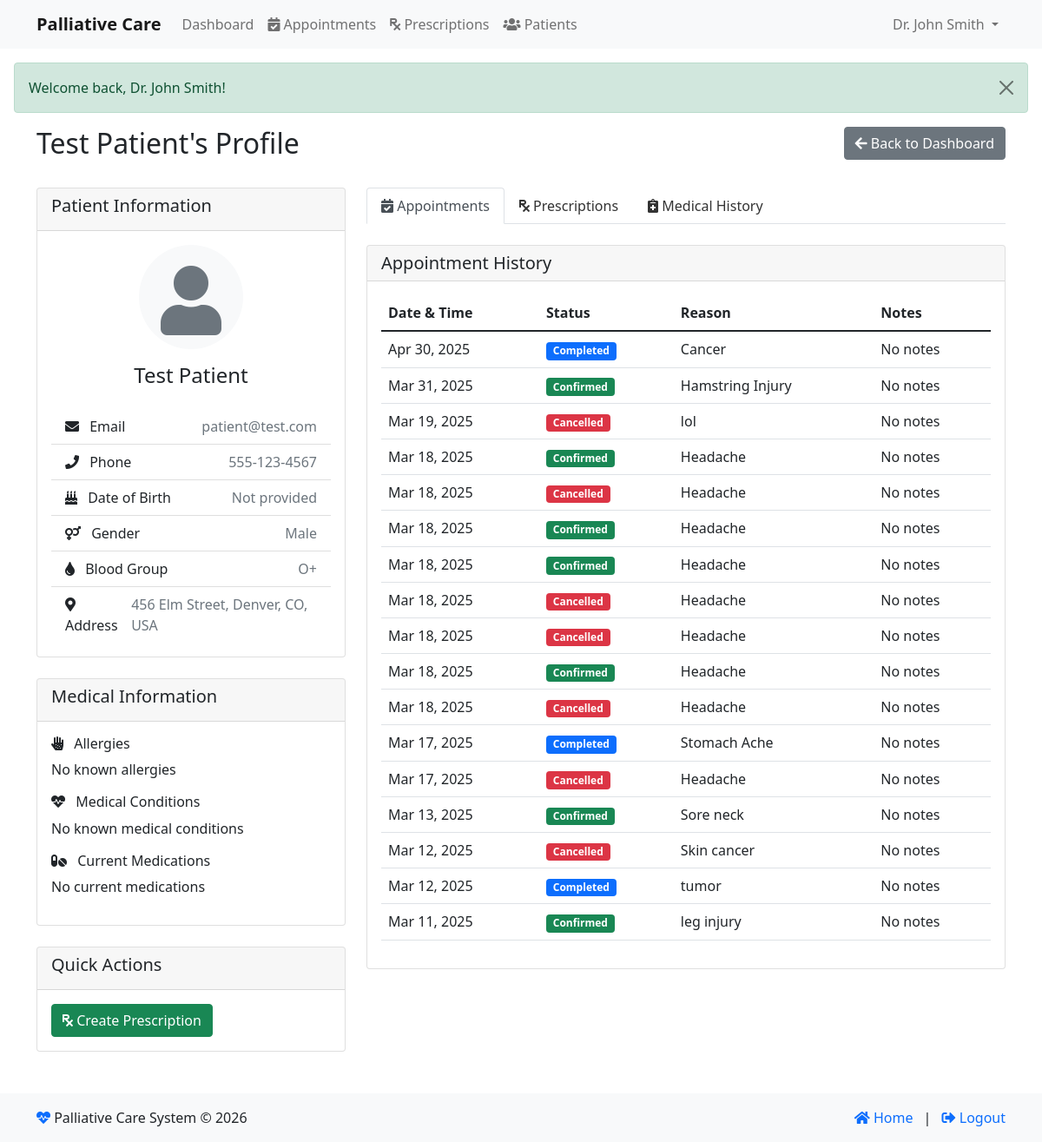
/index.php?module=doctor&action=view_patient&id=1 (signed in), run on the app's committed database.
### tables this page shows
CREATE TABLE IF NOT EXISTS `patients` (
  `id` int NOT NULL AUTO_INCREMENT,
  `user_id` int NOT NULL,
  `name` varchar(255) NOT NULL,
  `email` varchar(255) NOT NULL,
  `phone` varchar(20) DEFAULT NULL,
  `dob` date DEFAULT NULL,
  `gender` enum('male','female','other') DEFAULT NULL,
  `blood_group` varchar(5) DEFAULT NULL,
  `emergency_contact` varchar(255) DEFAULT NULL,
  `address` text,
  `medical_history` text,
  `created_at` timestamp NULL DEFAULT CURRENT_TIMESTAMP,
  `updated_at` timestamp NULL DEFAULT CURRENT_TIMESTAMP ON UPDATE CURRENT_TIMESTAMP,
  `profile_image` varchar(255) DEFAULT NULL,
  PRIMARY KEY (`id`),
  UNIQUE KEY `user_id` (`user_id`),
  UNIQUE KEY `email` (`email`)
);

CREATE TABLE IF NOT EXISTS `users` (
  `id` int NOT NULL AUTO_INCREMENT,
  `email` varchar(255) NOT NULL,
  `password_hash` varchar(255) NOT NULL,
  `name` varchar(255) NOT NULL,
  `user_type` enum('patient','doctor','service','admin') NOT NULL,
  `status` enum('active','inactive','suspended') DEFAULT 'active',
  `created_at` timestamp NULL DEFAULT CURRENT_TIMESTAMP,
  `updated_at` timestamp NULL DEFAULT CURRENT_TIMESTAMP ON UPDATE CURRENT_TIMESTAMP,
  PRIMARY KEY (`id`),
  UNIQUE KEY `email` (`email`)
);

CREATE TABLE IF NOT EXISTS `appointments` (
  `id` int NOT NULL AUTO_INCREMENT,
  `patient_id` int NOT NULL,
  `doctor_id` int NOT NULL,
  `appointment_date` datetime NOT NULL,
  `reason` text,
  `status` enum('pending','confirmed','cancelled','completed') DEFAULT 'pending',
  `notes` text,
  `created_at` timestamp NULL DEFAULT CURRENT_TIMESTAMP,
  `updated_at` timestamp NULL DEFAULT CURRENT_TIMESTAMP ON UPDATE CURRENT_TIMESTAMP,
  `payment_status` enum('pending','paid','failed','refunded') DEFAULT 'pending',
  `reminder_sent` tinyint(1) DEFAULT '0',
  `reminder_sent_at` datetime DEFAULT NULL,
  PRIMARY KEY (`id`),
  KEY `patient_id` (`patient_id`),
  KEY `doctor_id` (`doctor_id`),
  KEY `idx_appointment_date` (`appointment_date`)
);

### modules/doctor/views/view_patient.php (the view, shortened to what the rows shown need)
<!DOCTYPE html>
<html lang="en">
<head>
    <link href="https://cdn.jsdelivr.net/npm/bootstrap@5.1.3/dist/css/bootstrap.min.css" rel="stylesheet">
    <link href="https://cdnjs.cloudflare.com/ajax/libs/font-awesome/5.15.4/css/all.min.css" rel="stylesheet">
</head>
<body>
    <nav class="navbar navbar-expand-lg navbar-light bg-light">
        <div class="container">
            <a class="navbar-brand" href="index.php">Palliative Care</a>
            <div class="collapse navbar-collapse" id="navbarNav">
                <?php if (isset($_SESSION['user_id'])): ?>
                    <ul class="navbar-nav me-auto">
                        <li class="nav-item">
                            <a class="nav-link" href="index.php?module=<?php echo $_SESSION['user_type']; ?>&action=dashboard">
                                Dashboard
                            </a>
                        </li>
                        <?php if ($_SESSION['user_type'] === 'doctor'): ?>
                            <li class="nav-item">
                                <a class="nav-link" href="index.php?module=doctor&action=appointments">
                                    <i class="fas fa-calendar-check"></i> Appointments
                                </a>
                            </li>
                            <li class="nav-item">
                                <a class="nav-link" href="index.php?module=doctor&action=prescriptions">
                                    <i class="fas fa-prescription"></i> Prescriptions
                                </a>
                            </li>
                            <li class="nav-item">
                                <a class="nav-link" href="index.php?module=doctor&action=patients">
                                    <i class="fas fa-users"></i> Patients
                                </a>
                            </li>
                        <?php endif; ?>
                    </ul>
                    <ul class="navbar-nav">
                        <li class="nav-item dropdown">
                            <a class="nav-link dropdown-toggle" href="#" id="navbarDropdown" role="button" data-bs-toggle="dropdown" aria-expanded="false">
                                <?php echo htmlspecialchars($_SESSION['name']); ?>
                            </a>
                        </li>
                    </ul>
                <?php endif; ?>
            </div>
        </div>
    </nav>
    <?php if (isset($_SESSION['success'])): ?>
        <div class="alert alert-success alert-dismissible fade show m-3">
            <?php
            echo htmlspecialchars($_SESSION['success']);
            ?>
            <button type="button" class="btn-close" data-bs-dismiss="alert"></button>
        </div>
    <?php endif; ?>
<div class="container">
    <div class="row mb-4">
        <div class="col-md-8">
            <h2><?php echo htmlspecialchars($patient['name']); ?>'s Profile</h2>
        </div>
        <div class="col-md-4 text-end">
                <a href="index.php?module=doctor&action=dashboard" class="btn btn-secondary">
                    <i class="fas fa-arrow-left"></i> Back to Dashboard
                </a>
        </div>
    </div>
    <div class="row">
        <div class="col-md-4">
            <div class="card mb-4">
                <div class="card-header">
                    <h5>Patient Information</h5>
                </div>
                <div class="card-body">
                    <div class="text-center mb-4">
                        <div class="text-center p-3 bg-light rounded-circle mx-auto" style="width: 120px; height: 120px;">
                            <i class="fas fa-user fa-5x text-secondary mt-2"></i>
                        </div>
                        <h4 class="mt-3"><?php echo htmlspecialchars($patient['name']); ?></h4>
                    </div>
                    <ul class="list-group list-group-flush">
                        <li class="list-group-item d-flex justify-content-between align-items-center">
                            <span><i class="fas fa-envelope me-2"></i> Email</span>
                            <span class="text-muted"><?php echo htmlspecialchars($patient['email']); ?></span>
                        </li>
                        <li class="list-group-item d-flex justify-content-between align-items-center">
                            <span><i class="fas fa-phone me-2"></i> Phone</span>
                            <span class="text-muted"><?php echo htmlspecialchars($patient['phone'] ?? 'Not provided'); ?></span>
                        </li>
                        <li class="list-group-item d-flex justify-content-between align-items-center">
                            <span><i class="fas fa-birthday-cake me-2"></i> Date of Birth</span>
                            <span class="text-muted">
                                <?php
                                if (!empty($patient['date_of_birth'])) {
                                    echo date('M d, Y', strtotime($patient['date_of_birth']));
                                    $dob = new DateTime($patient['date_of_birth']);
                                    $now = new DateTime();
                                    $age = $now->diff($dob)->y;
                                    echo ' (' . $age . ' years)';
                                } else {
                                    echo 'Not provided';
                                }
                                ?>
                            </span>
                        </li>
                        <li class="list-group-item d-flex justify-content-between align-items-center">
                            <span><i class="fas fa-venus-mars me-2"></i> Gender</span>
                            <span class="text-muted"><?php echo htmlspecialchars(ucfirst($patient['gender'] ?? 'Not specified')); ?></span>
                        </li>
                        <li class="list-group-item d-flex justify-content-between align-items-center">
                            <span><i class="fas fa-tint me-2"></i> Blood Group</span>
                            <span class="text-muted"><?php echo htmlspecialchars($patient['blood_group'] ?? 'Not specified'); ?></span>
                        </li>
                        <li class="list-group-item d-flex justify-content-between align-items-center">
                            <span><i class="fas fa-map-marker-alt me-2"></i> Address</span>
                            <span class="text-muted"><?php echo htmlspecialchars($patient['address'] ?? 'Not provided'); ?></span>
                        </li>
                    </ul>
                </div>
            </div>
            <div class="card mb-4">
                <div class="card-header">
                    <h5>Medical Information</h5>
                </div>
                <div class="card-body">
                    <div class="mb-3">
                        <h6><i class="fas fa-allergies me-2"></i> Allergies</h6>
                        <p><?php echo !empty($patient['allergies']) ? htmlspecialchars($patient['allergies']) : 'No known allergies'; ?></p>
                    </div>
                    <div class="mb-3">
                        <h6><i class="fas fa-heartbeat me-2"></i> Medical Conditions</h6>
                        <p><?php echo !empty($patient['medical_conditions']) ? htmlspecialchars($patient['medical_conditions']) : 'No known medical conditions'; ?></p>
                    </div>
                    <div>
                        <h6><i class="fas fa-pills me-2"></i> Current Medications</h6>
                        <p><?php echo !empty($patient['current_medications']) ? htmlspecialchars($patient['current_medications']) : 'No current medications'; ?></p>
                        </div>
                </div>
            </div>
            <div class="card">
                <div class="card-header">
                    <h5>Quick Actions</h5>
                </div>
                <div class="card-body">
                        <a href="index.php?module=doctor&action=create_prescription&patient_id=<?php echo $patient['id']; ?>" class="btn btn-success">
                            <i class="fas fa-prescription"></i> Create Prescription
                        </a>
                </div>
            </div>
        </div>
        <div class="col-md-8">
            <ul class="nav nav-tabs mb-4" id="patientTabs" role="tablist">
                <li class="nav-item" role="presentation">
                    <button class="nav-link active" id="appointments-tab" data-bs-toggle="tab" data-bs-target="#appointments" type="button" role="tab" aria-controls="appointments" aria-selected="true">
                        <i class="fas fa-calendar-check"></i> Appointments
                    </button>
                </li>
                <li class="nav-item" role="presentation">
                    <button class="nav-link" id="prescriptions-tab" data-bs-toggle="tab" data-bs-target="#prescriptions" type="button" role="tab" aria-controls="prescriptions" aria-selected="false">
                        <i class="fas fa-prescription"></i> Prescriptions
                    </button>
                </li>
                <li class="nav-item" role="presentation">
                    <button class="nav-link" id="medical-history-tab" data-bs-toggle="tab" data-bs-target="#medical-history" type="button" role="tab" aria-controls="medical-history" aria-selected="false">
                        <i class="fas fa-notes-medical"></i> Medical History
                    </button>
                </li>
            </ul>
            <div class="tab-content" id="patientTabsContent">
                <div class="tab-pane fade show active" id="appointments" role="tabpanel" aria-labelledby="appointments-tab">
                    <div class="card">
                <div class="card-header d-flex justify-content-between align-items-center">
                            <h5 class="mb-0">Appointment History</h5>
                </div>
                <div class="card-body">
                    <?php if (empty($appointments)): ?>
                                <div class="alert alert-info">No appointment history found for this patient.</div>
                    <?php else: ?>
                        <div class="table-responsive">
                            <table class="table table-hover">
                                <thead>
                                    <tr>
                                        <th>Date & Time</th>
                                        <th>Status</th>
                                        <th>Reason</th>
                                                <th>Notes</th>
                                    </tr>
                                </thead>
                                <tbody>
                                    <?php foreach ($appointments as $appointment): ?>
                                        <tr>
                                            <td>
                                                <?php echo date('M d, Y', strtotime($appointment['appointment_date'])); ?><br>
                                            </td>
                                            <td>
                                                        <?php if ($appointment['status'] == 'scheduled'): ?>
                                                    <span class="badge bg-warning">Pending</span>
                                                <?php elseif ($appointment['status'] == 'confirmed'): ?>
                                                    <span class="badge bg-success">Confirmed</span>
                                                <?php elseif ($appointment['status'] == 'completed'): ?>
                                                    <span class="badge bg-primary">Completed</span>
                                                <?php elseif ($appointment['status'] == 'cancelled'): ?>
                                                    <span class="badge bg-danger">Cancelled</span>
                                                <?php endif; ?>
                                            </td>
                                                    <td><?php echo htmlspecialchars($appointment['reason'] ?? 'Not specified'); ?></td>
                                                    <td><?php echo htmlspecialchars($appointment['notes'] ?? 'No notes'); ?></td>
                                        </tr>
                                    <?php endforeach; ?>
                                </tbody>
                            </table>
                        </div>
                    <?php endif; ?>
                </div>
            </div>
                </div>
            </div>
        </div>
    </div>
</div>
<footer class="footer bg-light mt-5 py-3">
    <div class="container">
        <div class="row">
            <div class="col-md-6">
                <p class="mb-0">
                    <i class="fas fa-heartbeat text-primary"></i> Palliative Care System &copy; <?php echo date('Y'); ?>
                </p>
            </div>
            <div class="col-md-6 text-md-end">
                <p class="mb-0">
                    <a href="index.php" class="text-decoration-none">
                        <i class="fas fa-home"></i> Home
                    </a>
                    <?php if (isset($_SESSION['user_id'])): ?>
                    <span class="mx-2">|</span>
                    <a href="logout.php" class="text-decoration-none">
                        <i class="fas fa-sign-out-alt"></i> Logout
                    </a>
                    <?php endif; ?>
                </p>
            </div>
        </div>
    </div>
</footer>
</body>
</html>

### data on the page
patients: name "Test Patient", user.email "patient@test.com", phone "555-123-4567", gender "Male", blood_group "O+", address "456 Elm Street, Denver, CO, USA"
appointments: appointment_date "Apr 30, 2025", status "Completed", reason "Cancer", notes "No notes"
appointments: appointment_date "Mar 31, 2025", status "Confirmed", reason "Hamstring Injury", notes "No notes"
appointments: appointment_date "Mar 19, 2025", status "Cancelled", reason "lol", notes "No notes"
appointments: appointment_date "Mar 18, 2025", status "Confirmed", reason "Headache", notes "No notes"
appointments: appointment_date "Mar 18, 2025", status "Cancelled", reason "Headache", notes "No notes"
appointments: appointment_date "Mar 18, 2025", status "Confirmed", reason "Headache", notes "No notes"
appointments: appointment_date "Mar 18, 2025", status "Confirmed", reason "Headache", notes "No notes"
appointments: appointment_date "Mar 18, 2025", status "Cancelled", reason "Headache", notes "No notes"
appointments: appointment_date "Mar 18, 2025", status "Cancelled", reason "Headache", notes "No notes"
appointments: appointment_date "Mar 18, 2025", status "Confirmed", reason "Headache", notes "No notes"
appointments: appointment_date "Mar 18, 2025", status "Cancelled", reason "Headache", notes "No notes"
appointments: appointment_date "Mar 17, 2025", status "Completed", reason "Stomach Ache", notes "No notes"
appointments: appointment_date "Mar 17, 2025", status "Cancelled", reason "Headache", notes "No notes"
appointments: appointment_date "Mar 13, 2025", status "Confirmed", reason "Sore neck", notes "No notes"
appointments: appointment_date "Mar 12, 2025", status "Cancelled", reason "Skin cancer", notes "No notes"
appointments: appointment_date "Mar 12, 2025", status "Completed", reason "tumor", notes "No notes"
appointments: appointment_date "Mar 11, 2025", status "Confirmed", reason "leg injury", notes "No notes"

### other printed values
$_SESSION['name'] "Dr. John Smith"
$_SESSION['success'] "Welcome back, Dr. John Smith!"
